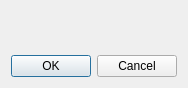
<?xml version="1.0" encoding="UTF-8"?>
<ui version="4.0">
 <class>CommonImportOptionsDialog</class>
 <widget class="QDialog" name="CommonImportOptionsDialog">
  <property name="geometry">
   <rect>
    <x>0</x>
    <y>0</y>
    <width>176</width>
    <height>88</height>
   </rect>
  </property>
  <property name="windowTitle">
   <string>Import to the Database Default Options</string>
  </property>
  <layout class="QVBoxLayout" name="verticalLayout_2">
   <item>
    <widget class="U2::ImportOptionsWidget" name="optionsWidget" native="true"/>
   </item>
   <item>
    <widget class="QDialogButtonBox" name="buttonBox">
     <property name="orientation">
      <enum>Qt::Horizontal</enum>
     </property>
     <property name="standardButtons">
      <set>QDialogButtonBox::Cancel|QDialogButtonBox::Ok</set>
     </property>
    </widget>
   </item>
  </layout>
 </widget>
 <customwidgets>
  <customwidget>
   <class>U2::ImportOptionsWidget</class>
   <extends>QWidget</extends>
   <header>util/shared_db/ImportOptionsWidget.h</header>
   <container>1</container>
  </customwidget>
 </customwidgets>
 <resources/>
 <connections>
  <connection>
   <sender>buttonBox</sender>
   <signal>accepted()</signal>
   <receiver>CommonImportOptionsDialog</receiver>
   <slot>accept()</slot>
   <hints>
    <hint type="sourcelabel">
     <x>248</x>
     <y>254</y>
    </hint>
    <hint type="destinationlabel">
     <x>157</x>
     <y>274</y>
    </hint>
   </hints>
  </connection>
  <connection>
   <sender>buttonBox</sender>
   <signal>rejected()</signal>
   <receiver>CommonImportOptionsDialog</receiver>
   <slot>reject()</slot>
   <hints>
    <hint type="sourcelabel">
     <x>316</x>
     <y>260</y>
    </hint>
    <hint type="destinationlabel">
     <x>286</x>
     <y>274</y>
    </hint>
   </hints>
  </connection>
 </connections>
</ui>
